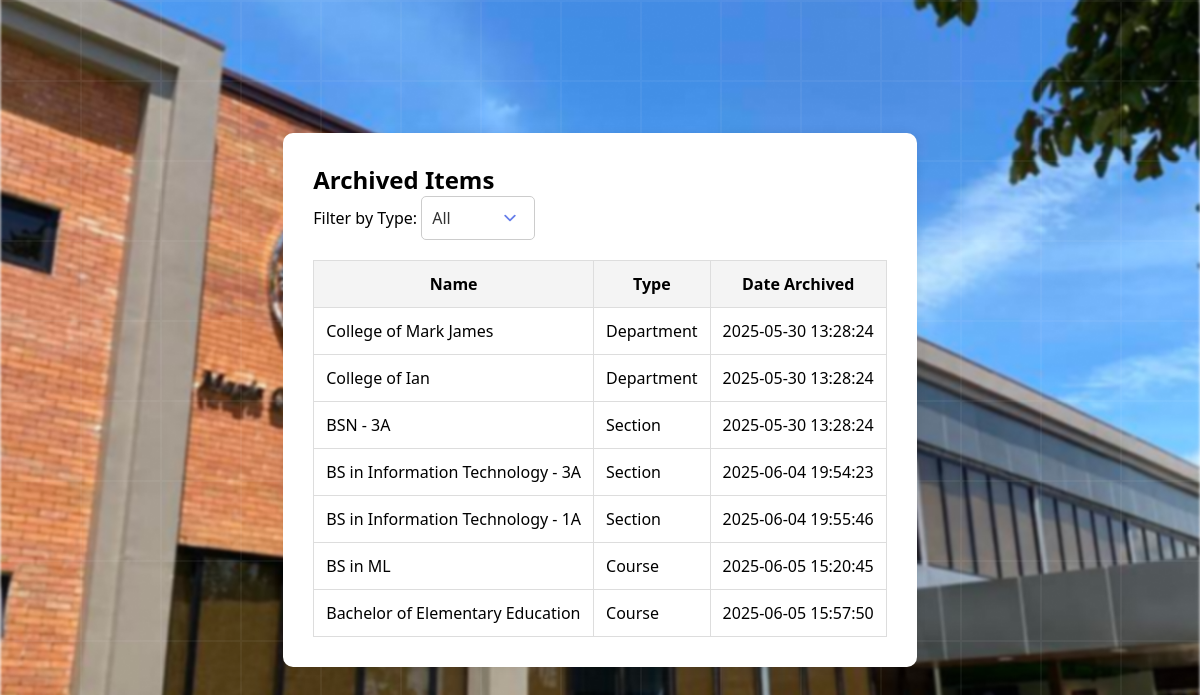
Page /admin/archives.php on the committed database.
### tables this page shows
CREATE TABLE `archive` (
  `id` int(11) NOT NULL,
  `type` varchar(50) NOT NULL,
  `reference_id` int(11) NOT NULL,
  `name` varchar(255) DEFAULT NULL,
  `archived_at` datetime DEFAULT current_timestamp(),
  `date_archived` datetime DEFAULT current_timestamp()
);

### admin/archives.php (the view, shortened to what this page needs)
<?php
require_once('../includes/db.php');
$archives = $conn->query("SELECT * FROM archive");
?>
<link rel="stylesheet" href="../assets/css/register.css">
<div class="styled-container">
    <h2>Archived Items</h2>
    <div class="archive-filter">
        <label for="filter">Filter by Type:</label>
        <select id="filter" onchange="filterArchives()">
            <option value="all">All</option>
        </select>
    </div>
    <table id="archiveTable">
        <thead>
            <tr>
                <th>Name</th>
                <th>Type</th>
                <th>Date Archived</th>
            </tr>
        </thead>
        <tbody>
            <?php while ($row = $archives->fetch_assoc()): ?>
                <tr data-type="<?= htmlspecialchars($row['type']) ?>">
                    <td><?= htmlspecialchars($row['name']) ?></td>
                    <td><?= ucfirst($row['type']) ?></td>
                    <td><?= htmlspecialchars($row['date_archived']) ?></td>
                </tr>
            <?php endwhile; ?>
        </tbody>
    </table>
</div>

### assets/css/register.css (style rules this page uses)
* { margin: 0; padding: 0; box-sizing: border-box; }
input, select { padding: 1rem 1.2rem; border: 2px solid rgba(0, 0, 0, 0.1); border-radius: 15px; font-size: 1rem; font-family: inherit; transition: all 0.3s ease; background: rgba(255, 255, 255, 0.8); position: relative; }
select { cursor: pointer; color: #333; }
select option { padding: 0.5rem; background: white; }
select { appearance: none; background-position: right 0.75rem center; background-repeat: no-repeat; background-size: 1.5em 1.5em; padding-right: 2.5rem; }

### admin/archives.php (style rules this page uses)
.styled-container { background: #fff; padding: 30px; border-radius: 10px; max-width: 1100px; margin: 30px auto; box-shadow: 0 0 10px rgba(0,0,0,0.08); }
.archive-filter { margin-bottom: 20px; }
.archive-filter select { padding: 10px; border-radius: 5px; border: 1px solid #ccc; }
table { width: 100%; border-collapse: collapse; }
th, td { padding: 12px; border: 1px solid #ddd; }
th { background-color: #f4f4f4; }

### rows in the picture
archive: name "College of Mark James", type "Department", date_archived "2025-05-30 13:28:24"
archive: name "College of Ian", type "Department", date_archived "2025-05-30 13:28:24"
archive: name "BSN - 3A", type "Section", date_archived "2025-05-30 13:28:24"
archive: name "BS in Information Technology - 3A", type "Section", date_archived "2025-06-04 19:54:23"
archive: name "BS in Information Technology - 1A", type "Section", date_archived "2025-06-04 19:55:46"
archive: name "BS in ML", type "Course", date_archived "2025-06-05 15:20:45"
archive: name "Bachelor of Elementary Education", type "Course", date_archived "2025-06-05 15:57:50"
